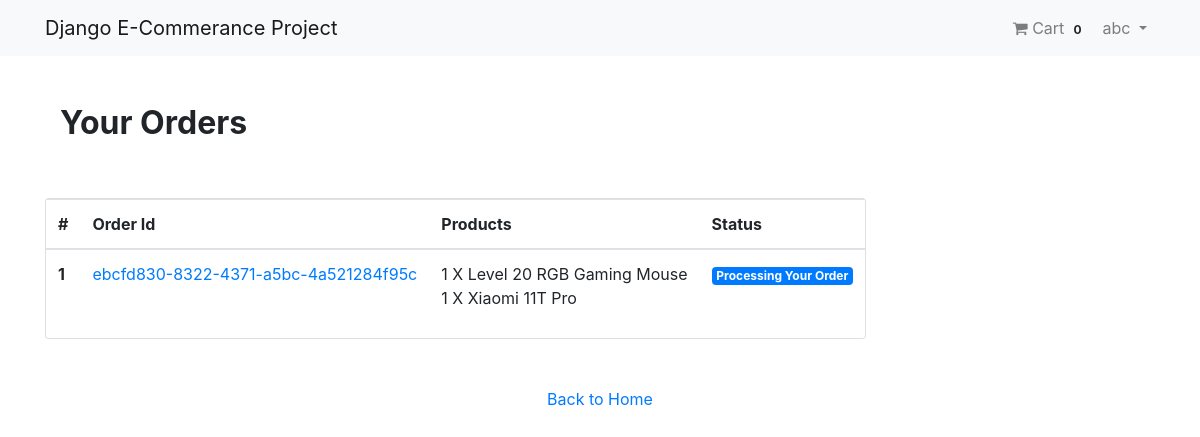
Screenshot of /payment/orders/ (signed in) with the database file from the repository.
### App_Login/models.py (models this page shows, shortened)
class User(AbstractBaseUser, PermissionsMixin):
    email = models.EmailField(unique=True, null=False)
    is_staff = models.BooleanField(
        translate('staff status'),
        default=False,
        help_text= translate('Designates whether the user can log in this site')
    )
    is_active = models.BooleanField(
        translate('active'),
        default=True,
        help_text = translate('Designates whether this user should be treates as active. Unselect this instead of delecting Accounts')
    )
    USERNAME_FIELD = 'email'
    object = MyUserManager()

class Profile(models.Model):
    user = models.OneToOneField(User, on_delete=models.CASCADE, related_name='profile')
    username = models.CharField(max_length=264, blank=True)
    full_name = models.CharField(max_length=264, blank=True)
    address_1 = models.TextField(max_length=300, blank=True)
    city = models.CharField(max_length=40, blank=True)
    zipcode = models.CharField(max_length=10, blank=True)
    country = models.CharField(max_length=50, blank=True)
    phone = models.CharField(max_length=20, blank=True)
    date_joined = models.DateTimeField(auto_now=True)

### App_Order/models.py (models this page shows, shortened)
class Order(models.Model):
    orderitems = models.ManyToManyField(Cart)
    user = models.ForeignKey(settings.AUTH_USER_MODEL, on_delete=models.CASCADE)
    ordered = models.BooleanField(default=False)
    created = models.DateTimeField(auto_now_add=True)
    paymentId = models.CharField(max_length=264, blank=True, null=True)
    orderId = models.CharField(max_length=200, blank= True, null =True)

class Cart(models.Model):
    user = models.ForeignKey(settings.AUTH_USER_MODEL, on_delete=models.CASCADE, related_name="cart")
    item = models.ForeignKey(Product, on_delete=models.CASCADE,)
    quantity = models.IntegerField(default=1)
    purchased = models.BooleanField(default=False)
    created = models.DateTimeField(auto_now_add=True)
    updated = models.DateTimeField(auto_now=True)
    def __str__(self):
        return f'{self.quantity} X {self.item}'

### App_Shop/models.py (models this page shows)
class Product(models.Model):
    mainimage = models.ImageField(upload_to = 'Products')
    name = models.CharField(max_length=264)
    category = models.ForeignKey(Category, on_delete=models.CASCADE, related_name='category')
    preview_text = models.TextField(max_length=200, verbose_name='Preview Text')
    detail_text = models.TextField(max_length=1000, verbose_name='Description')
    price =models.FloatField()
    old_price = models.FloatField(default=0.00)
    created = models.DateTimeField(auto_now_add=True)
    def __str__(self):
        return self.name
    class Meta:
        ordering= ['-created',]

### App_Payment/views.py (the view)
# urls.py: path('orders/', views.order_view, name="orders"),
@login_required
def order_view(request):
    try:
        orders = Order.objects.filter(user=request.user, ordered =True)
        context = {"orders":orders}
    except:
        messages.warning(request, "You do not have an active order")
        return redirect("App_Shop:home")
    return render(request,"App_Payment/order.html", context)

### App_Order/templatetags/cart_tag.py (called while the page is built)
@register.filter
def cart_total(user):
    order = Order.objects.filter(user=user, ordered=False)
    if order.exists():
        return order[0].orderitems.count()
    else:
        return 0

### templates/App_Payment/order.html
{% extends 'base.html'%}
{% block body_block %}
<div class="container mt-5">
    <h2 class="text_center"><strong>Your Orders</strong></h2>
    <div class="row">
        <div class="co-md-12">
            <div class="card mt-5" style="height: auto">
                <div class="table-responsive">
                    <table class="table">
                        <thead>
                            <tr>
                                <th scope="col">#</th>
                                <th scope="col">Order Id</th>
                                <th scope="col">Products</th>
                                <th scope="col">Status</th>
                            </tr>
                        </thead>
                        <tbody>
                            {% for order in orders %}
                            <tr>
                                <th scope="row">{{ forloop.counter }}</th>
                                <td><a href="">{{ order.orderId }}</a></td>
                                <td>
                                    {% for item in order.orderitems.all %} {{item}} <br> {% endfor %}
                                </td>
                                <td><span class="badge badge-primary">Processing Your Order</span></td>
                            </tr>
                            {% endfor %}
                        </tbody>
                    </table>
                </div>
            </div>
        </div>
        <div class="col-md-12 my-5 text-center">
            <a href="{% url 'App_Shop:home' %}">Back to Home</a>
        </div>
    </div>
</div>
{% endblock %}

### templates/navbar.html (shortened to what this page needs)
{% load cart_tag %}
<nav class="navbar navbar-expand-lg bg-light navbar-light">
    <div class="container">
    <a class="navbar-brand" href="{% url 'App_Shop:home'%}"> Django E-Commerance Project</a>
        <div class="collapse navbar-collapse" id="navbarNav">
            <ul class="navbar-nav ml-auto">
                {% if request.user.is_authenticated %}
                <li class="nav-item">
                    <a href="{% url 'App_Order:cart' %}" class="nav-link">
                        <i class="fa fa-shopping-cart"></i> Cart
                        <span class="badge badge-light">{{request.user | cart_total}}</span>
                    </a>
                </li>
                <li class="nav-item dropdown">
                    <a href="" class="nav-link dropdown-toggle" id="navbarDropdown"
                    role="button" data-toggle="dropdown" aria-haspopup="true"
                    aria-expanded="false">
                    {{request.user.profile.username}}
                    </a>
                </li>
                {% else %}
                <li class="nav-item">
                    <a class="btn btn-primary" href="{% url 'App_Login:login'%}">Login</a>
                </li>
                {% endif %}
            </ul>
        </div>
    </div>
</nav>

### templates/base.html (style rules this page uses)
.card { height: 350px; }

### rows the page displays
User: user|cart_total "0", user.profile.username "abc"
Order: orderId "ebcfd830-8322-4371-a5bc-4a521284f95c"
Cart: quantity+item "1 X Level 20 RGB Gaming Mouse"
Cart: quantity+item "1 X Xiaomi 11T Pro"
